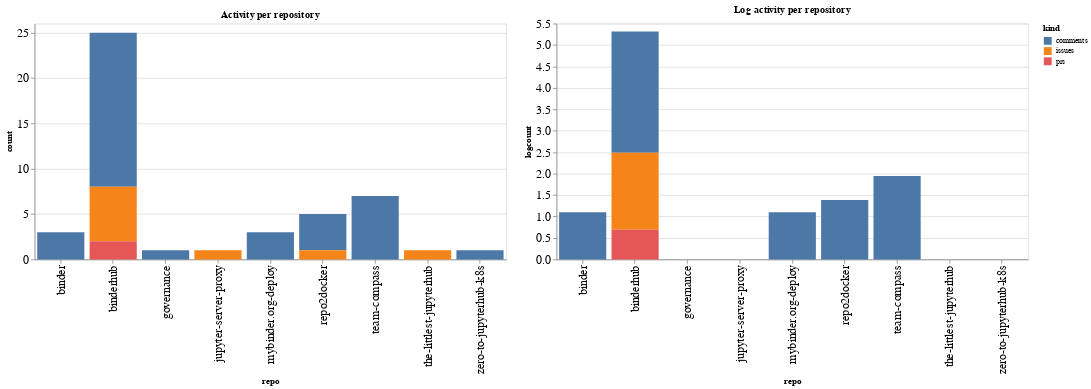

The cell this chart's notebook holds for it:
### Code cell
ch1 = alt.Chart(repo_summaries, width=600, title="Activity per repository").mark_bar().encode(
    x='repo',
    y='count',
    color='kind',
    tooltip="kind"
)

ch2 = alt.Chart(repo_summaries, width=600, title="Log activity per repository").mark_bar().encode(
    x='repo',
    y='logcount',
    color='kind',
    tooltip="kind"
)

ch1 | ch2

### Figure 1 — Vega-Lite specification as saved in the notebook (floating-point values rounded to 4 significant figures)
{"config": {"axisLeft": {"labelFontSize": 15}, "axisBottom": {"labelFontSize": 15}}, "hconcat": [{"mark": "bar", "encoding": {"color": {"type": "nominal", "field": "kind"}, "tooltip": {"type": "nominal", "field": "kind"}, "x": {"type": "nominal", "field": "repo"}, "y": {"type": "quantitative", "field": "count"}}, "title": "Activity per repository", "width": 600}, {"mark": "bar", "encoding": {"color": {"type": "nominal", "field": "kind"}, "tooltip": {"type": "nominal", "field": "kind"}, "x": {"type": "nominal", "field": "repo"}, "y": {"type": "quantitative", "field": "logcount"}}, "title": "Log activity per repository", "width": 600}], "data": {"name": "data-0219cb6411c4be641707cff261075d09"}, "$schema": "https://vega.github.io/schema/vega-lite/v4.8.1.json", "datasets": {"data-0219cb6411c4be641707cff261075d09": [{"repo": "binder", "kind": "comments", "count": 3, "logcount": 1.099}, {"repo": "binderhub", "kind": "comments", "count": 17, "logcount": 2.833}, {"repo": "binderhub", "kind": "issues", "count": 6, "logcount": 1.792}, {"repo": "binderhub", "kind": "prs", "count": 2, "logcount": 0.6931}, {"repo": "governance", "kind": "comments", "count": 1, "logcount": 0.0}, {"repo": "jupyter-server-proxy", "kind": "issues", "count": 1, "logcount": 0.0}, {"repo": "mybinder.org-deploy", "kind": "comments", "count": 3, "logcount": 1.099}, {"repo": "repo2docker", "kind": "comments", "count": 4, "logcount": 1.386}, {"repo": "repo2docker", "kind": "issues", "count": 1, "logcount": 0.0}, {"repo": "team-compass", "kind": "comments", "count": 7, "logcount": 1.946}, {"repo": "the-littlest-jupyterhub", "kind": "issues", "count": 1, "logcount": 0.0}, {"repo": "zero-to-jupyterhub-k8s", "kind": "comments", "count": 1, "logcount": 0.0}]}}
